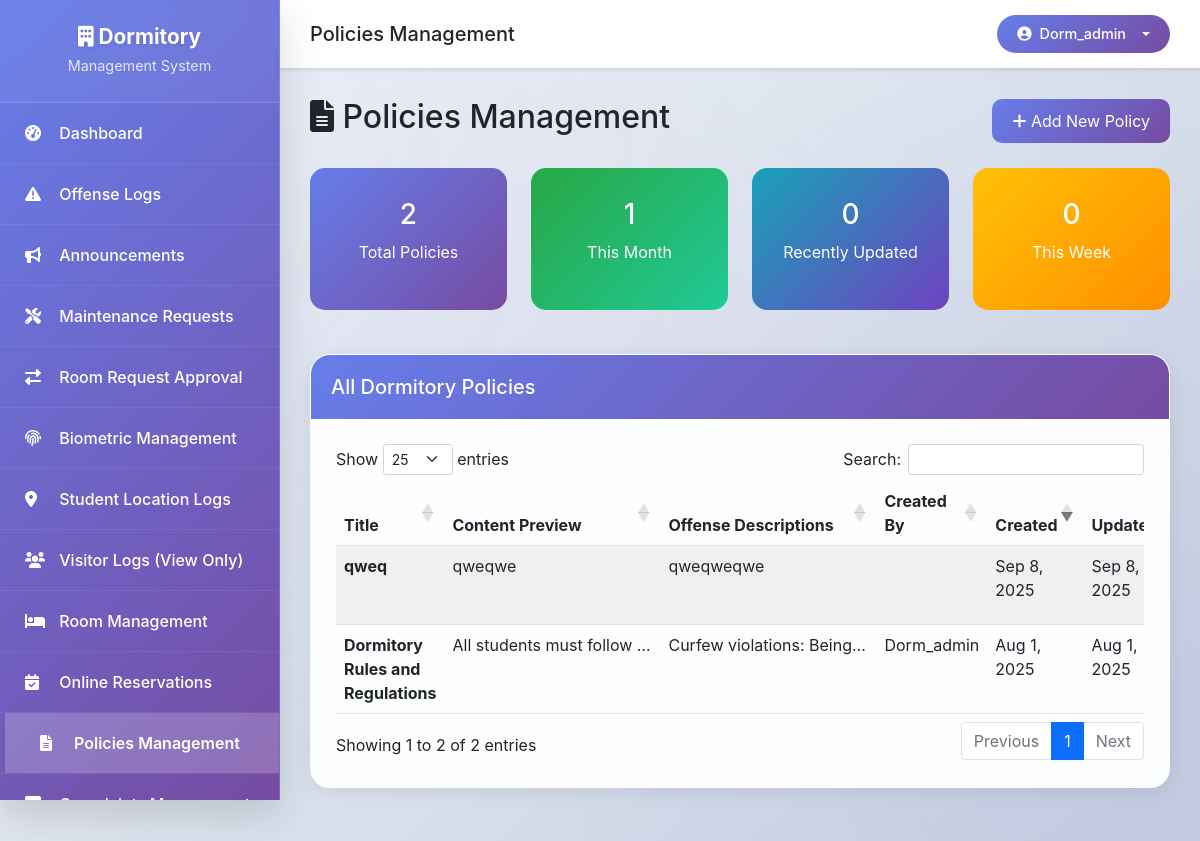
Screenshot of /admin/policies_management.php (signed in) with the database file from the repository.
### tables this page shows
CREATE TABLE `policies` (
  `id` int(11) NOT NULL AUTO_INCREMENT,
  `title` varchar(200) NOT NULL,
  `content` text NOT NULL,
  `offense_descriptions` text DEFAULT NULL,
  `created_by` int(11) DEFAULT NULL,
  `created_at` timestamp NOT NULL DEFAULT current_timestamp(),
  `updated_at` timestamp NOT NULL DEFAULT current_timestamp() ON UPDATE current_timestamp(),
  PRIMARY KEY (`id`),
  KEY `created_by` (`created_by`),
  CONSTRAINT `policies_ibfk_1` FOREIGN KEY (`created_by`) REFERENCES `admins` (`id`) ON DELETE SET NULL
);

### admin/policies_management.php (the view, shortened to what this page needs)
<?php
include 'includes/header.php';
$pdo = getConnection();
$stmt = $pdo->query("SELECT p.*,
    CONCAT(adm.username) as created_by_name
    FROM policies p
    LEFT JOIN admins adm ON p.created_by = adm.id
    ORDER BY p.created_at DESC");
$policies = $stmt->fetchAll();
?>
<div class="d-flex justify-content-between align-items-center mb-4">
    <h2><i class="fas fa-file-alt"></i> Policies Management</h2>
    <button class="btn btn-primary" data-bs-toggle="modal" data-bs-target="#addPolicyModal">
        <i class="fas fa-plus"></i> Add New Policy
    </button>
</div>
<div class="row mb-4">
    <div class="col-md-3">
        <div class="stats-card text-center">
            <h3><?php echo count($policies); ?></h3>
            <p>Total Policies</p>
        </div>
    </div>
    <div class="col-md-3">
        <div class="stats-card text-center" style="background: linear-gradient(135deg, #28a745 0%, #20c997 100%);">
            <h3><?php echo count(array_filter($policies, function($p) { return strtotime($p['created_at']) > strtotime('-30 days'); })); ?></h3>
            <p>This Month</p>
        </div>
    </div>
    <div class="col-md-3">
        <div class="stats-card text-center" style="background: linear-gradient(135deg, #17a2b8 0%, #6f42c1 100%);">
            <h3><?php echo count(array_filter($policies, function($p) { return strtotime($p['updated_at']) > strtotime('-7 days'); })); ?></h3>
            <p>Recently Updated</p>
        </div>
    </div>
    <div class="col-md-3">
        <div class="stats-card text-center" style="background: linear-gradient(135deg, #ffc107 0%, #ff8f00 100%);">
            <h3><?php echo count(array_filter($policies, function($p) { return strtotime($p['created_at']) > strtotime('-7 days'); })); ?></h3>
            <p>This Week</p>
        </div>
    </div>
</div>
<div class="card">
    <div class="card-header">
        <h5 class="mb-0">All Dormitory Policies</h5>
    </div>
    <div class="card-body">
        <div class="table-responsive">
            <table class="table table-striped" id="policiesTable">
                <thead>
                    <tr>
                        <th>Title</th>
                        <th>Content Preview</th>
                        <th>Offense Descriptions</th>
                        <th>Created By</th>
                        <th>Created</th>
                        <th>Updated</th>
                    </tr>
                </thead>
                <tbody>
                    <?php foreach ($policies as $policy): ?>
                        <tr>
                            <td>
                                <strong><?php echo htmlspecialchars($policy['title']); ?></strong>
                            </td>
                            <td>
                                <div class="text-truncate" style="max-width: 200px;" title="<?php echo htmlspecialchars($policy['content']); ?>">
                                    <?php echo htmlspecialchars(substr($policy['content'], 0, 100)) . (strlen($policy['content']) > 100 ? '...' : ''); ?>
                                </div>
                            </td>
                            <td>
                                <div class="text-truncate" style="max-width: 200px;" title="<?php echo htmlspecialchars($policy['offense_descriptions']); ?>">
                                    <?php echo htmlspecialchars(substr($policy['offense_descriptions'], 0, 100)) . (strlen($policy['offense_descriptions']) > 100 ? '...' : ''); ?>
                                </div>
                            </td>
                            <td><?php echo htmlspecialchars($policy['created_by_name']); ?></td>
                            <td><?php echo date('M j, Y', strtotime($policy['created_at'])); ?></td>
                            <td><?php echo date('M j, Y', strtotime($policy['updated_at'])); ?></td>
                        </tr>
                    <?php endforeach; ?>
                </tbody>
            </table>
        </div>
    </div>
</div>
<?php include 'includes/footer.php'; ?>

### admin/includes/header.php (style rules this page uses)
:root { --primary-color: #667eea; --secondary-color: #764ba2; --accent-color: #f093fb; --success-color: #4facfe; --warning-color: #43e97b; --danger-color: #fa709a; --info-color: #00f2fe; --dark-color: #2c3e50; --light-color: #f8f9fa; --sidebar-width: 280px; --border-radius: 12px; --border-radius-lg: 20px; --shadow-soft: 0 4px 20px rgba(0, 0, 0, 0.08); --shadow-medium: 0 8px 30px rgba(0, 0, 0, 0.12); --shadow-strong: 0 15px 40px rgba(0, 0, 0, 0.15); --transition: all 0.3s cubic-bezier(0.4, 0, 0.2, 1); --gradient-primary: linear-gradient(135deg, var(--primary-color) 0%, var(--secondary-color) 100%); --gradient-success: linear-gradient(135deg, var(--success-color) 0%, var(--info-color) 100%); --gradient-warning: linear-gradient(135deg, var(--warning-color) 0%, #38f9d7 100%); --gradient-danger: linear-gradient(135deg, var(--danger-color) 0%, #fee140 100%); }
* { margin: 0; padding: 0; box-sizing: border-box; }
body { background: linear-gradient(135deg, #f5f7fa 0%, #c3cfe2 100%); font-family: 'Inter', 'Segoe UI', Tahoma, Geneva, Verdana, sans-serif; min-height: 100vh; position: relative; }
body::before { content: ''; position: fixed; top: 0; left: 0; right: 0; bottom: 0; background: radial-gradient(circle at 10% 20%, rgba(102, 126, 234, 0.05) 0%, transparent 50%), radial-gradient(circle at 90% 80%, rgba(118, 75, 162, 0.05) 0%, transparent 50%), radial-gradient(circle at 50% 50%, rgba(240, 147, 251, 0.03) 0%, transparent 50%); pointer-events: none; z-index: -1; }
html { scroll-behavior: auto !important; }
body { scroll-behavior: auto !important; }
.card { border: none; border-radius: var(--border-radius-lg); box-shadow: var(--shadow-soft); margin-bottom: 30px; background: rgba(255, 255, 255, 0.95); backdrop-filter: blur(20px); border: 1px solid rgba(255, 255, 255, 0.2); transition: var(--transition); overflow: hidden; }
.card-header { background: var(--gradient-primary); color: white; border: none; padding: 20px 25px; font-weight: 600; font-size: 1.1rem; }
.card-body { padding: 25px; }
.card-header { background: linear-gradient(135deg, var(--primary-color) 0%, var(--secondary-color) 100%); color: white; border-radius: 15px 15px 0 0 !important; padding: 20px; }
.btn-primary { background: linear-gradient(135deg, var(--primary-color) 0%, var(--secondary-color) 100%); border: none; border-radius: 10px; padding: 10px 20px; transition: all 0.3s; }
.stats-card { background: linear-gradient(135deg, var(--primary-color) 0%, var(--secondary-color) 100%); color: white; border-radius: 15px; padding: 30px; margin-bottom: 20px; transition: all 0.3s; }

### rows the page displays
policies: title "qweq", content "qweqwe", offense_descriptions "qweqweqwe", created_at "Sep 8, 2025", updated_at "Sep 8, 2025"
policies: title "Dormitory Rules and Regulations", content "All students must follow…", offense_descriptions "Curfew violations: Being…", created_by_name "Dorm_admin", created_at "Aug 1, 2025", updated_at "Aug 1, 2025"

### other values shown
$page_title "Policies Management"
$_SESSION['username'] "Dorm_admin"
count($policies) "2"
